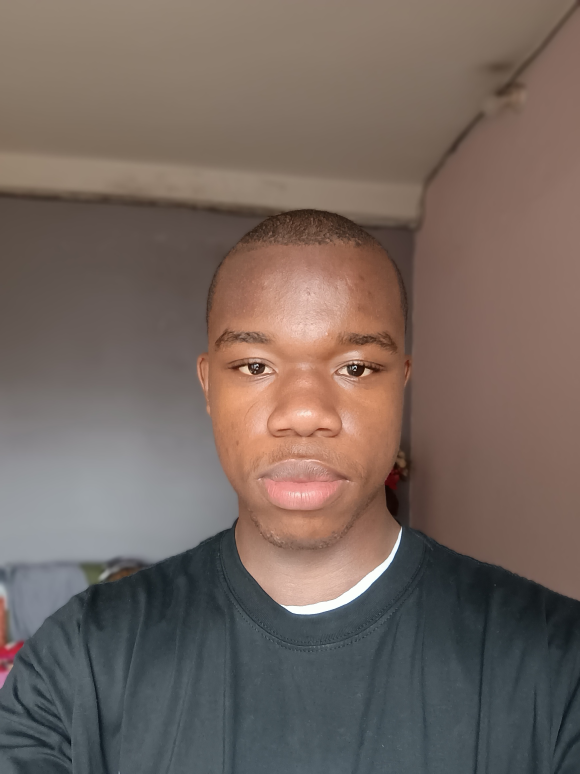
#> input picture OpenCV by Brunel/IMG_20250218_093953263_PORTRAIT.jpg, 1740 x 2320 px (shown at 1/3 size)
$ jupyter execute 'Image Transformation.ipynb'
#> lines starting #> are read from the running program, lines starting #| are printed output that depends on the picture
[cell 1]
import cv2
import numpy as np

[cell 2]
# Translation
img = cv2.imread('IMG_20250218_093953263_PORTRAIT.jpg')
#> img is the input picture: shape (2320, 1740, 3); mean B, G, R 95.3, 102.4, 116.6

def translation(img, x, y):
#> called with x = -250, y = 400
    transMat = np.float32([[1, 0, x],[0, 1,y]])
    dimensions = (img.shape[1],img.shape[0])
#> dimensions = (1740, 2320)
    return cv2.warpAffine(img, transMat, dimensions)
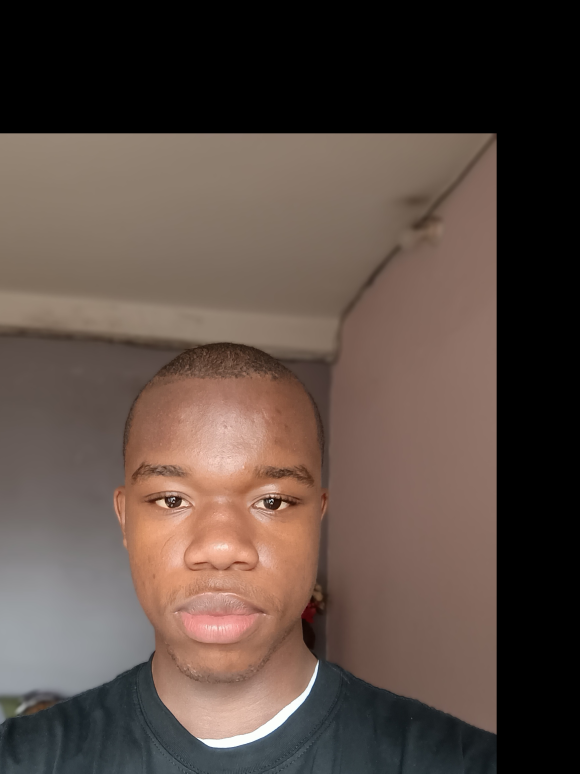
#> returned value: shape (2320, 1740, 3) (shown at 1/3 size); mean of channels 0, 1, 2 67.4, 75, 90.1; drawn as B, G, R

def rescaleFrame(frame, scale = 0.25): #This function allows to resize a picture
#> called with scale = 0.25
    width = int(frame.shape[1] * scale)
#> width = 435
    height = int(frame.shape[0] * scale)
#> height = 580
    dimensions = (width, height)
#> dimensions = (435, 580)
    return cv2.resize(frame, dimensions, interpolation=cv2.INTER_AREA)
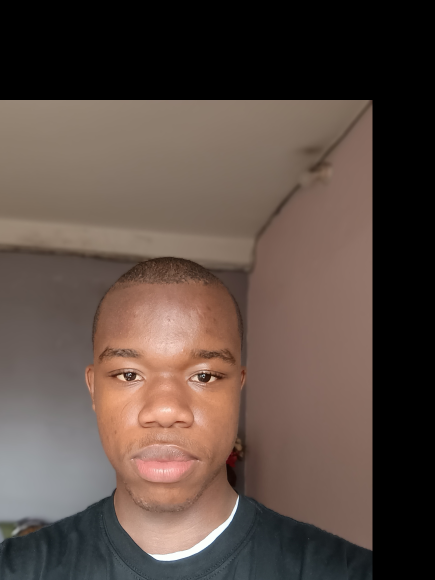
#> returned value: shape (580, 435, 3); mean of channels 0, 1, 2 67.4, 75, 90.1; drawn as B, G, R

#-x ----> left
#-y ----> up
#x -----> right
#y -----> down

translated = translation(img, -250, 400)
resized = rescaleFrame(translated)
cv2.imshow('translated', resized)

cv2.waitKey(0)

[cell 3]
# Rotate
img = cv2.imread('IMG_20250218_093953263_PORTRAIT.jpg')

def rotation(img, angle, rotPoint = None):
#> called with angle = -45
    (height, width) = img.shape[:2]
#> height = 2320; width = 1740

    if rotPoint is None:
        rotPoint = (width//2, height//2) # if the point of rotation is not defined then the image must be rotate at the center
#> rotPoint = (870, 1160)
    rotMat = cv2.getRotationMatrix2D(rotPoint, angle, 1.0)
    dimensions = (width, height)
#> dimensions = (1740, 2320)
    return cv2.warpAffine(img, rotMat, dimensions)
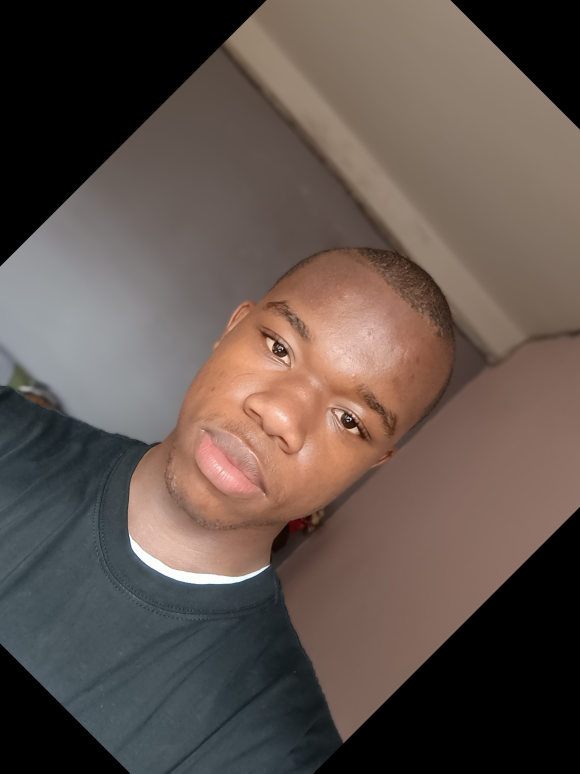
#> returned value: shape (2320, 1740, 3) (shown at 1/3 size); mean of channels 0, 1, 2 76.6, 83.1, 96.1; drawn as B, G, R

def rescaleFrame(frame, scale = 0.25): #This function allows to resize a picture
#> called with scale = 0.25
    width = int(frame.shape[1] * scale)
#> width = 435
    height = int(frame.shape[0] * scale)
#> height = 580
    dimensions = (width, height)
#> dimensions = (435, 580)
    return cv2.resize(frame, dimensions, interpolation=cv2.INTER_AREA)
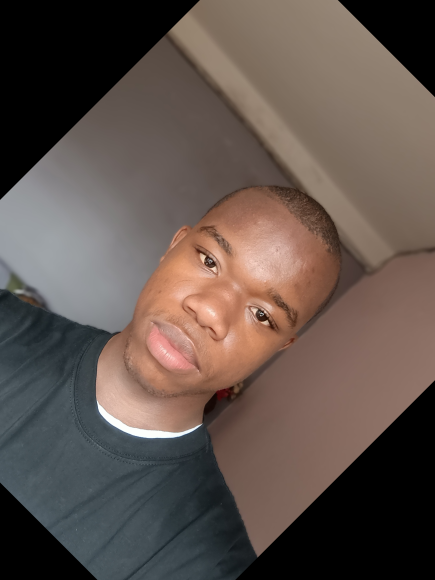
#> returned value: shape (580, 435, 3); mean of channels 0, 1, 2 76.6, 83.1, 96.1; drawn as B, G, R

rotate = rotation(img, -45)
resized = rescaleFrame(rotate)
cv2.imshow('translated', resized)

rotate_1 = rotation(rotate, -45)
#> call 2 of rotation, with angle = -45
#> in rotation (call 2), `return cv2.warpAffine(img, rotMat, dimensions)`:
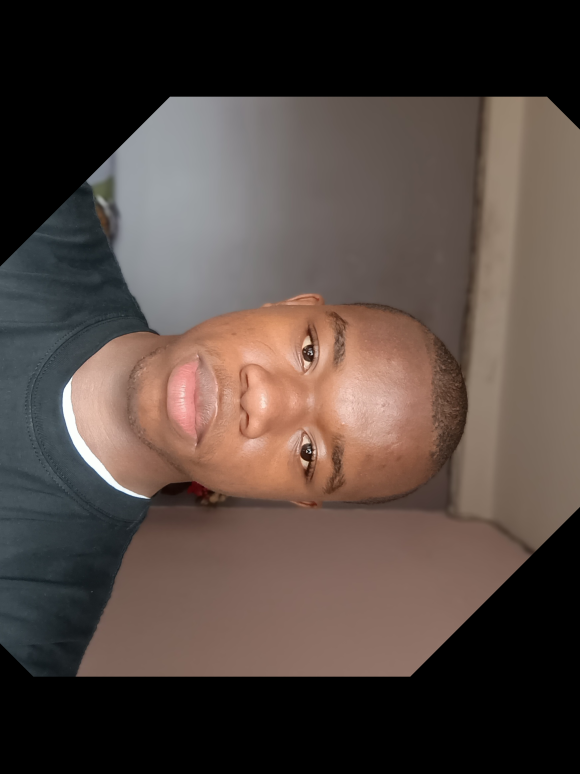
#> returned value: shape (2320, 1740, 3) (shown at 1/3 size); mean of channels 0, 1, 2 64.7, 70.6, 83.4; drawn as B, G, R
resized_1 = rescaleFrame(rotate_1)
#> call 2 of rescaleFrame, with scale = 0.25
#> in rescaleFrame (call 2), `return cv2.resize(frame, dimensions, interpolation=cv2.INTER_AREA)`:
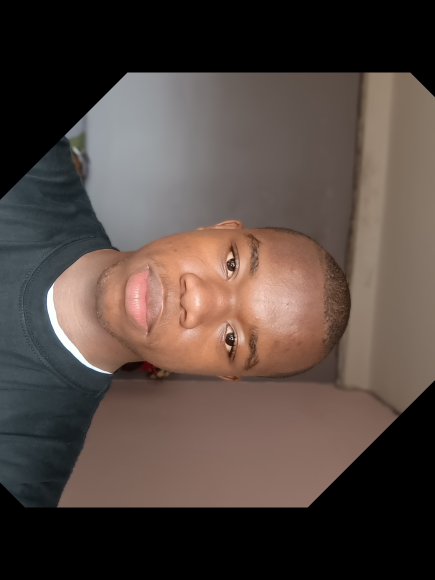
#> returned value: shape (580, 435, 3); mean of channels 0, 1, 2 64.7, 70.6, 83.4; drawn as B, G, R
cv2.imshow('translated_1', resized_1)

cv2.waitKey(0)

[cell 4]
#Flip
img = cv2.imread('IMG_20250218_093953263_PORTRAIT.jpg')
flip = cv2.flip(img, 1)
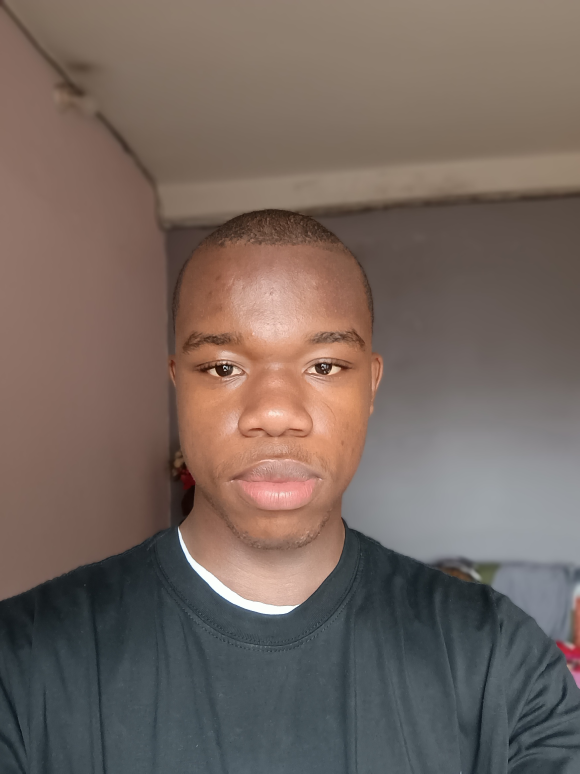
#> flip: shape (2320, 1740, 3) (shown at 1/3 size); mean B, G, R 95.3, 102.4, 116.6

def rescaleFrame(frame, scale = 0.25): #This function allows to resize a picture
#> called with scale = 0.25
    width = int(frame.shape[1] * scale)
    height = int(frame.shape[0] * scale)
    dimensions = (width, height)
    return cv2.resize(frame, dimensions, interpolation=cv2.INTER_AREA)
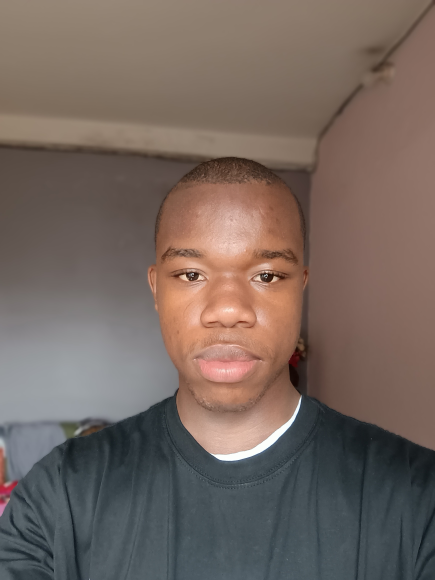
#> returned value: shape (580, 435, 3); mean of channels 0, 1, 2 95.3, 102.4, 116.6; drawn as B, G, R

resize_1 = rescaleFrame(img)
cv2.imshow('Original', resize_1)
resize_2 = rescaleFrame(flip)
#> call 2 of rescaleFrame, with scale = 0.25
#> in rescaleFrame (call 2), `return cv2.resize(frame, dimensions, interpolation=cv2.INTER_AREA)`:
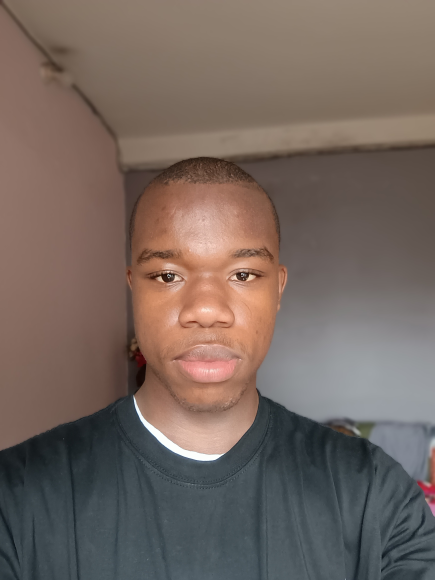
#> returned value: shape (580, 435, 3); mean of channels 0, 1, 2 95.3, 102.4, 116.6; drawn as B, G, R
cv2.imshow('Flipped', resize_2)

cv2.waitKey(0)

$ run again, with OpenCV by Brunel/20230312_091308 (1).jpg copied over OpenCV by Brunel/IMG_20250218_093953263_PORTRAIT.jpg
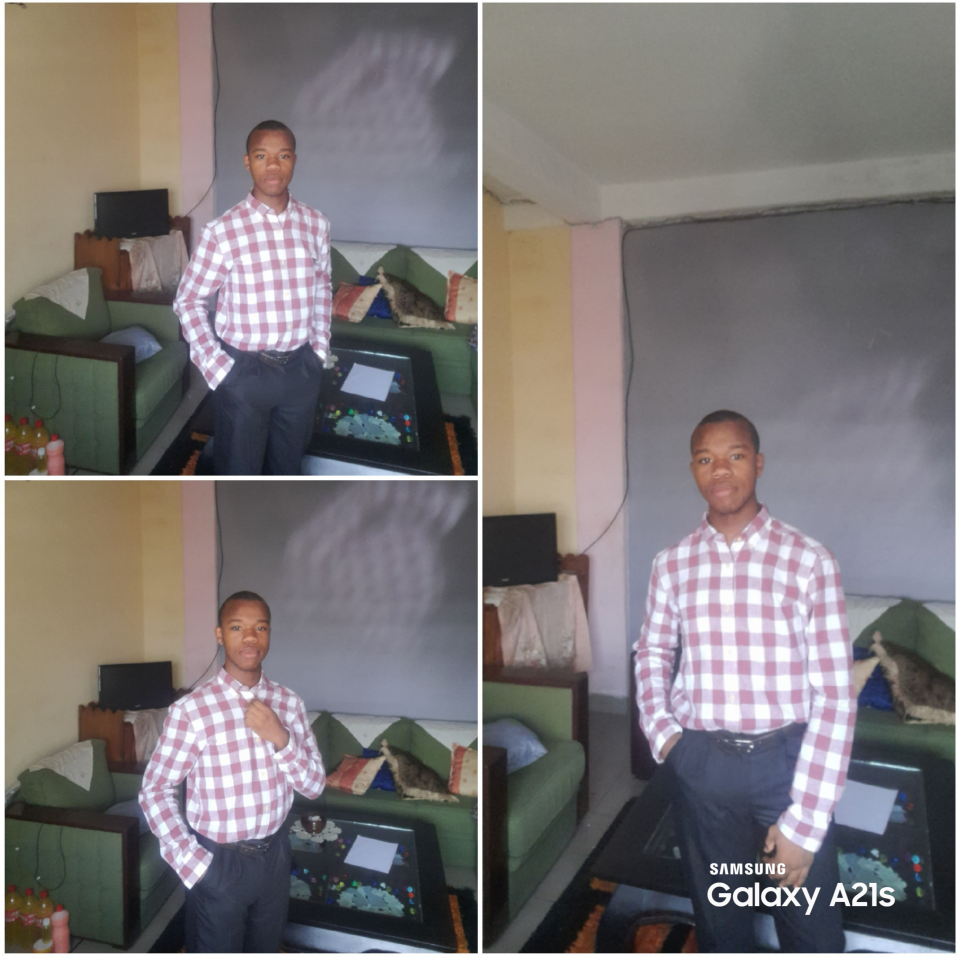
#> input picture OpenCV by Brunel/20230312_091308 (1).jpg, 2874 x 2874 px (shown at 1/3 size)
#> img is the input picture: shape (2874, 2874, 3); mean B, G, R 116.5, 116.3, 121.3
#> in rescaleFrame (call 2), `return cv2.resize(frame, dimensions, interpolation=cv2.INTER_AREA)`:
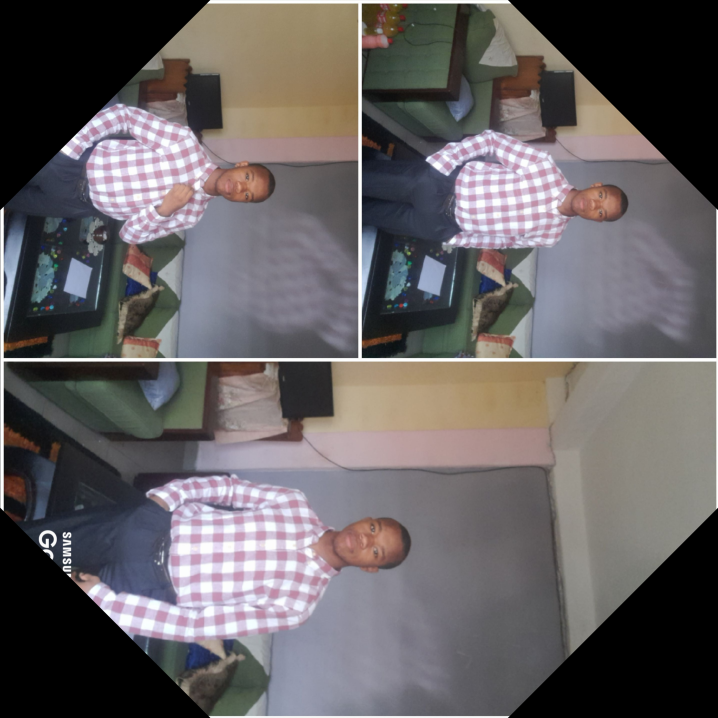
#> returned value: shape (718, 718, 3); mean of channels 0, 1, 2 98.7, 97.3, 101.9; drawn as B, G, R
#> in rescaleFrame (call 2), `return cv2.resize(frame, dimensions, interpolation=cv2.INTER_AREA)`:
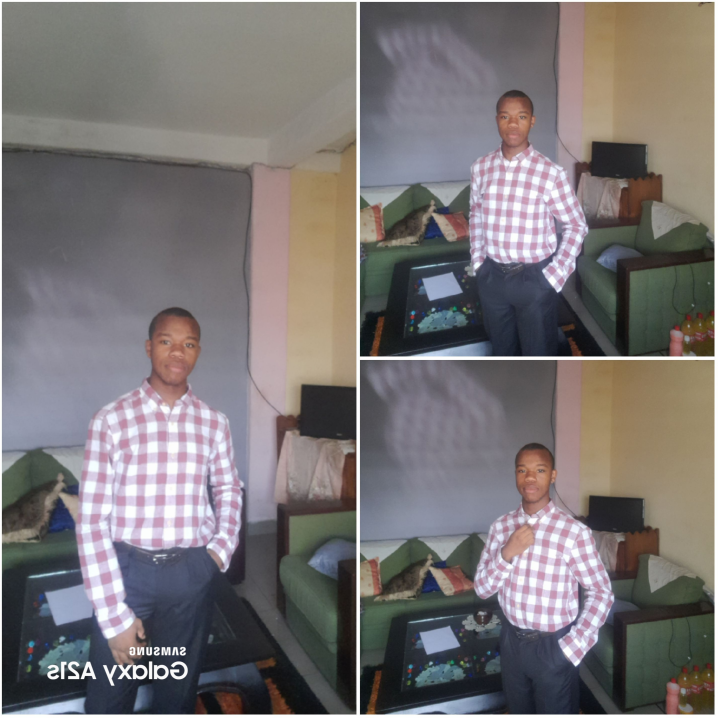
#> returned value: shape (718, 718, 3); mean of channels 0, 1, 2 116.5, 116.3, 121.3; drawn as B, G, R

$ run again, with OpenCV by Brunel/4112d43fef464f46a1d68b0de05d8369.jpg copied over OpenCV by Brunel/IMG_20250218_093953263_PORTRAIT.jpg
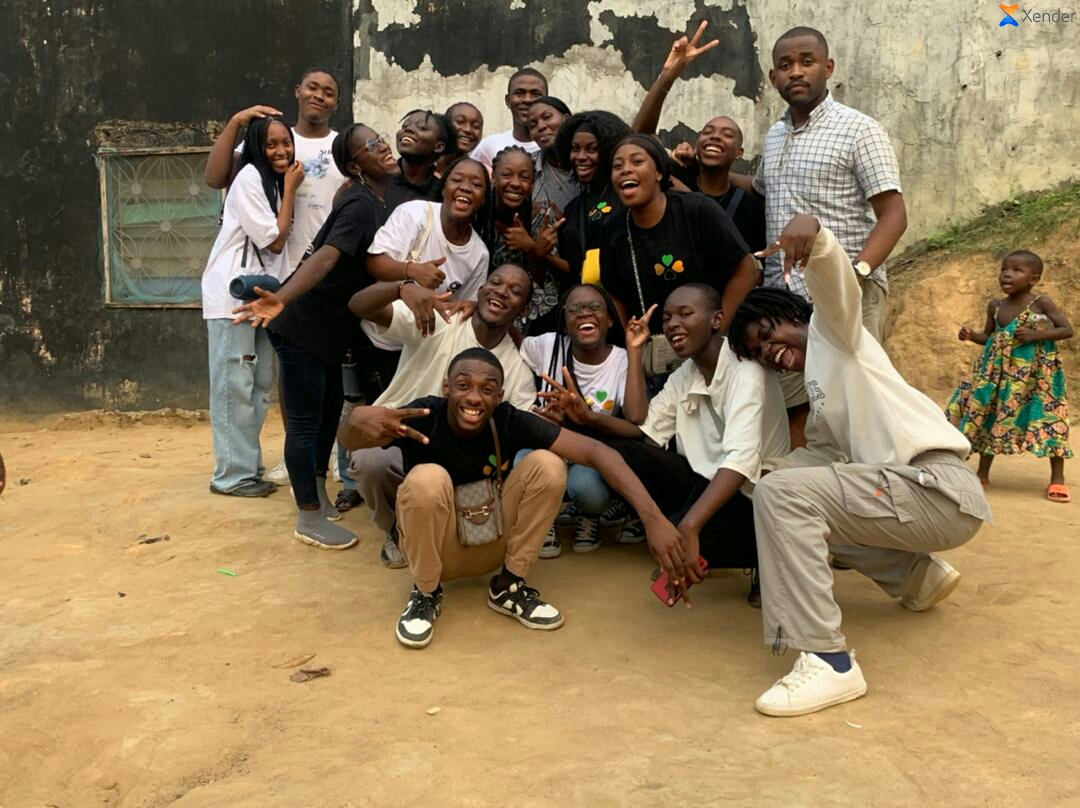
#> input picture OpenCV by Brunel/4112d43fef464f46a1d68b0de05d8369.jpg, 1080 x 808 px
#> img is the input picture: shape (808, 1080, 3); mean B, G, R 89.6, 121.1, 141.4
#> in rescaleFrame (call 2), `return cv2.resize(frame, dimensions, interpolation=cv2.INTER_AREA)`:
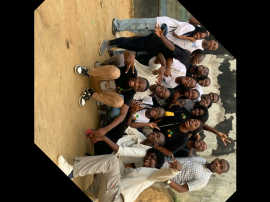
#> returned value: shape (202, 270, 3); mean of channels 0, 1, 2 60.7, 79.5, 92.8; drawn as B, G, R
#> in rescaleFrame (call 2), `return cv2.resize(frame, dimensions, interpolation=cv2.INTER_AREA)`:
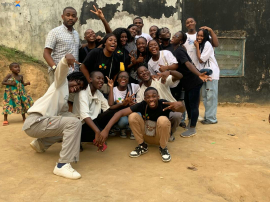
#> returned value: shape (202, 270, 3); mean of channels 0, 1, 2 89.6, 121.1, 141.4; drawn as B, G, R
